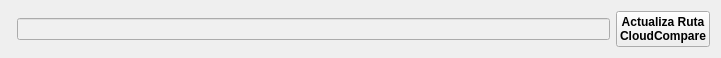
  <widget class="QWidget" name="layoutWidget">
   <property name="geometry">
    <rect>
     <x>10</x>
     <y>80</y>
     <width>721</width>
     <height>41</height>
    </rect>
   </property>
   <layout class="QGridLayout" name="gridLayout">
    <item row="0" column="0">
     <widget class="QgsFileWidget" name="filecc">
      <property name="maximumSize">
       <size>
        <width>200</width>
        <height>16777215</height>
       </size>
      </property>
      <property name="useLink">
       <bool>false</bool>
      </property>
      <property name="fullUrl">
       <bool>false</bool>
      </property>
      <property name="dialogTitle">
       <string extracomment="Selecciona el archivo CloudCompare.exe en la ruta de instalación"/>
      </property>
     </widget>
    </item>
    <item row="0" column="2">
     <widget class="QPushButton" name="pbrutacc">
      <property name="font">
       <font>
        <family>Arial</family>
        <pointsize>9</pointsize>
        <weight>75</weight>
        <bold>true</bold>
       </font>
      </property>
      <property name="text">
       <string>Actualiza Ruta
CloudCompare</string>
      </property>
     </widget>
    </item>
    <item row="0" column="1">
     <widget class="QLineEdit" name="lerutacc">
      <property name="font">
       <font>
        <family>Arial</family>
        <pointsize>9</pointsize>
        <weight>75</weight>
        <italic>false</italic>
        <bold>true</bold>
       </font>
      </property>
      <property name="styleSheet">
       <string notr="true">color: rgb(0, 0, 0);
background-color: rgb(240, 240, 240);</string>
      </property>
      <property name="alignment">
       <set>Qt::AlignLeading|Qt::AlignLeft|Qt::AlignVCenter</set>
      </property>
      <property name="readOnly">
       <bool>true</bool>
      </property>
     </widget>
    </item>
   </layout>
  </widget>
